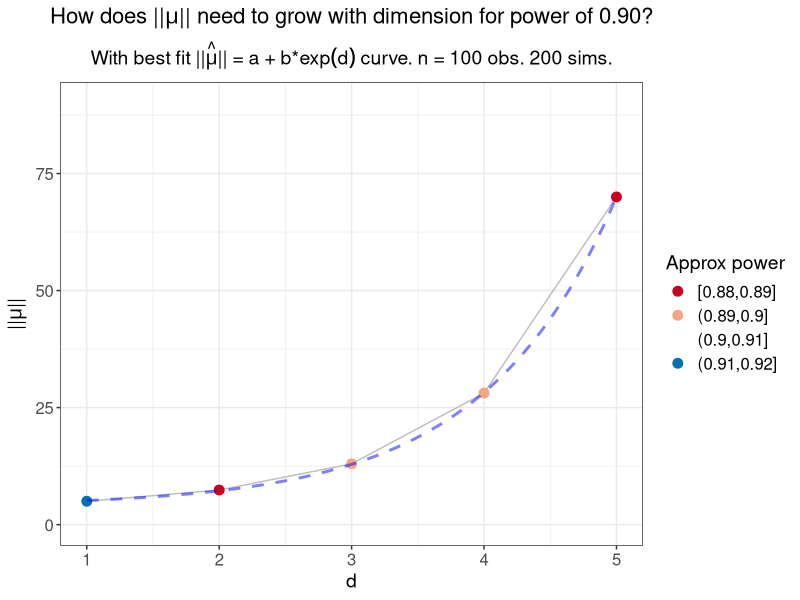

Reproduce this figure in R.
# Create Figure 13 in appendix.
# Plot results from Gaussian mixture/universal approach and 
# Cule et al. (2010) permutation test of
# H_0: log-concave versus H_1: not log-concave.
# Use true density as numerator.

suppressMessages(library(data.table))
suppressMessages(library(tidyverse))

# Create theme
paper_theme <- theme_bw() +
  theme(plot.title = element_text(hjust = 0.5, size = 16),
        plot.subtitle = element_text(hjust = 0.5, size = 14),
        legend.title = element_text(size = 14),
        axis.title = element_text(size = 14),
        legend.text = element_text(size = 12),
        axis.text = element_text(size = 12),
        strip.text = element_text(size = 12),
        panel.spacing = unit(1.2, "lines"))

# Read in data
full_oracle <- fread("sim_data/fig13_full_oracle.csv")

# Get rejection proportion at each (d, mu_norm) combination
reject_props <- full_oracle %>% 
  group_by(n_obs, d, mu_norm, B) %>% 
  dplyr::summarise(reject_prop = mean(reject),
                   sim_count = n())

# Check correct parameters
stopifnot(unique(full_oracle$B) == 100, 
          unique(full_oracle$equal_space_mu) == 0,
          unique(full_oracle$n_obs) == 100,
          unique(reject_props$sim_count) == 200)

######################################################################
##### Plot mu_norm necessary for power of approx 0.90, varying d #####
######################################################################

power_pt90_df_vary_d <- reject_props %>% 
  group_by(d) %>% 
  filter(abs(reject_prop - 0.90) == min(abs(reject_prop - 0.90))) %>% 
  slice(1) %>% 
  ungroup()

power_vary_d <- power_pt90_df_vary_d %>% 
  mutate(approx_power = cut(reject_prop, 
                            breaks = c(0.88, 0.89, 0.90, 0.91, 0.92),
                            include.lowest = TRUE)) %>%
  mutate(slope = lm(mu_norm ~ I(exp(1)^d))$coefs[2]) %>% 
  ggplot(aes(x = d, y = mu_norm)) +
  scale_y_continuous(limits = c(0, 90)) +
  geom_line(col = "grey") +
  geom_point(aes(col = approx_power), size = 3) +  
  scale_color_brewer(palette = "RdBu", drop = FALSE) +
  stat_smooth(geom = "line", method = "lm", formula = y ~ I(exp(1)^x), 
              col = "blue", se = F,
              lty = "dashed", alpha = 0.5, size = 1) +
  labs(y = expression("||"*mu*"||"),
       col = "Approx power",
       title = expression("How does ||"*mu*"|| need to grow with dimension"~
                            "for power of 0.90?"),
       subtitle = expression("With best fit"~
                               hat("||"*mu*"||")~"= a + b*"*exp(d)~"curve."~
                               "n = 100 obs. 200 sims.")) +
  paper_theme

#####################
##### Save plot #####
#####################

ggsave(plot = power_vary_d,
       filename = "sim_plots/figure_13.pdf",
       width = 10, height = 4)
